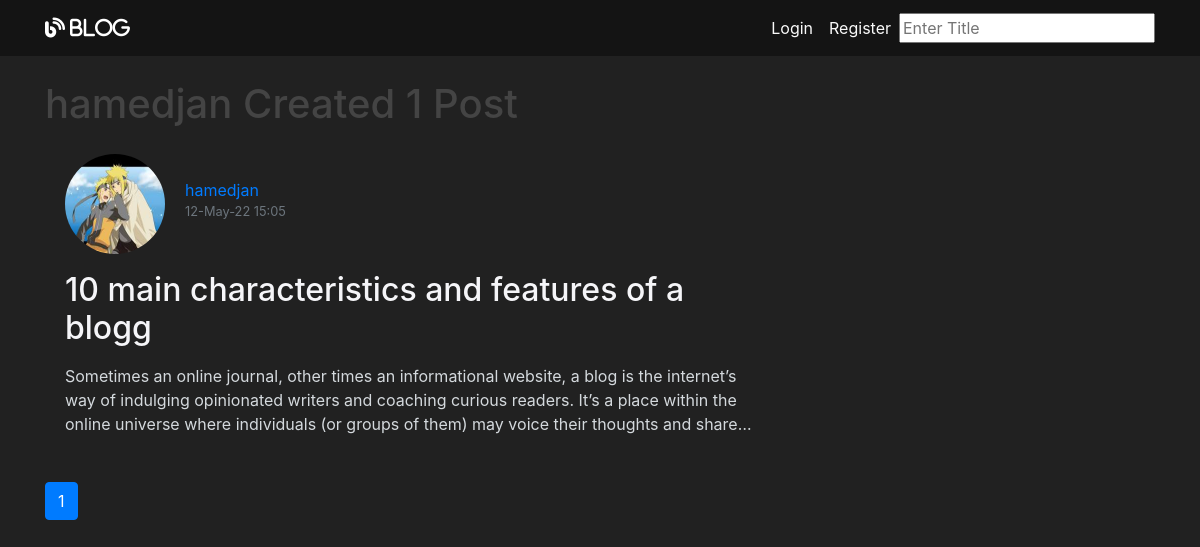
The app's page /user/hamedjan with its own data.
### flaskblog/models.py (models this page shows, shortened)
class User(db.Model, UserMixin):
    id = db.Column(db.Integer, primary_key=True)
    username = db.Column(db.String(20), unique=True, nullable=False)
    role=db.Column(db.Integer,nullable=False,default=3)
    email = db.Column(db.String(120), unique=True, nullable=False)
    image_file = db.Column(db.String(20), nullable=False, default='default.jpg')
    password = db.Column(db.String(60), nullable=False)
    posts = db.relationship('Post', backref='author', lazy=True)
    liked = db.relationship('PostLike',foreign_keys='PostLike.user_id',
    backref='user', lazy='dynamic')

class Post(db.Model):
    id = db.Column(db.Integer, primary_key=True)
    title = db.Column(db.String(100), nullable=False)
    date_posted = db.Column(db.DateTime, nullable=False, default=datetime.now())
    content = db.Column(db.Text, nullable=False)
    user_id = db.Column(db.Integer, db.ForeignKey('user.id'), nullable=False)
    likes = db.relationship('PostLike', backref='post', lazy='dynamic')
    is_approved = db.Column(db.Boolean, default=False)
    image_file = db.Column(db.String(20), nullable=True)
    short_description = db.Column(db.String(250), nullable=False)

### flaskblog/routes.py (the view)
@app.route("/user/<string:username>")
def user_posts(username):
    page = request.args.get('page', 1, type=int)
    user = User.query.filter_by(username=username).first_or_404()
    posts = Post.query.filter_by(author=user)\
                .order_by(Post.date_posted.desc())\
                .paginate(page=page, per_page=5)
    searchForm = SearchForm()
    return render_template('user_posts.html', posts=posts, user=user, searchForm =searchForm )

### flaskblog/forms.py
class SearchForm(FlaskForm):
    searched = StringField('Searched',validators=[DataRequired()] )
    submit = SubmitField('Submit')

### flaskblog/routes.py (called while the page is built)
@app.context_processor
def utility_processor():
    def slug(post):
        return post.title.replace(' ', '-') + '-' + str(post.id)
    return dict(slug=slug)

### flaskblog/templates/user_posts.html (shortened to what this page needs)
{% extends "layout.html" %}
{% block content %}
    <h1 class="mb-3">
        {{ user.username }} Created {{ posts.total }} Post
    </h1>
    {% for post in posts.items %}
        <article class="media content-section d-flex flex-row">
            <div class="media-body">
                <div class="article-metadata d-flex justify-content-start mb-0">
                    <div class="d-flex">
                        <img src="{{ url_for('static', filename='profile_pics/' + post.author.image_file) }}" alt=""
                            class="rounded-circle account-img">
                        <div class="d-block mt-4">
                            <a class="d-block mr-2" href="{{ url_for('user_posts', username=post.author.username) }}">{{ post.author.username }}</a>
                            <small class="d-block text-muted">{{ post.date_posted.strftime('%d-%B-%y %H:%m') }}</small>
                        </div>
                    </div>
                </div>
                <h2>
                    <a class="article-title" href="{{ url_for('post', slug=slug(post)) }}">{{ post.title }}</a>
                </h2>
                <p class="article-content post-preview">{{ post.content|safe }}</p>
            </div>
        </article>
    {% endfor %}
    {% for page_num in posts.iter_pages(left_edge=1, right_edge=1, left_current=1, right_current=2) %}
        {% if page_num %}
            {% if posts.page == page_num %}
                <a class="btn btn-primary mb-4" href="{{ url_for('user_posts', username=user.username, page=page_num) }}"> {{ page_num }}</a>
            {% else %}
                <a class="btn btn-outline-primary mb-4" href="{{ url_for('user_posts', username=user.username, page=page_num) }}"> {{ page_num }}</a>
            {% endif %}
        {% else %}
            ...
        {% endif %}
    {% endfor %}
{% endblock %}

### flaskblog/static/main.css (style rules this page uses)
body { background: #fafafa; color: #333333; margin-top: 5rem; }
h1, h2, h3, h4, h5, h6 { color: #444444; }
.article-content { white-space: pre-line; }
.post-preview + p { overflow: hidden; text-overflow: ellipsis; display: -webkit-box; -webkit-line-clamp: 3; -webkit-box-orient: vertical; }
.content-section { color: #d4d9dd; padding: 10px 20px; border-radius: 5px; margin-bottom: 20px; }
.article-title { color: #f5f5f8; }
.article-content { white-space: pre-line; word-break: break-all; }
.article-metadata { padding-bottom: 1px; margin-bottom: 4px; }
.account-img { height: 100px; width: 100px; margin-right: 20px; margin-bottom: 16px; }

### flaskblog/templates/layout.html (style rules this page uses)
body { background-color: #212121; color: white }

### records on screen
User: username "hamedjan"
Post: image_file (picture), author.username "hamedjan", date_posted "12-May-22 15:05", title "10 main characteristics and features of a blogg", content "Sometimes an online journal, other times an informational website, a blog is the internet’s way of indulging opinionated writers and coaching curious readers. It’s a place within the online universe where individuals (or groups of them) may voice their thoughts and…"

### other values on screen
{{ posts.total }} "1"
{{ page_num }} "1"
